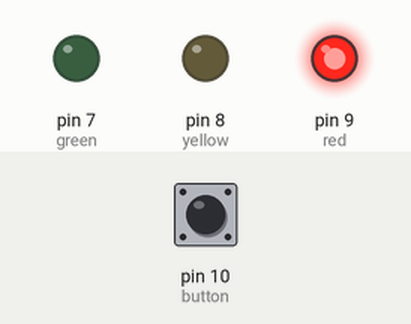
This sketch was run on a simulated Arduino Uno, built with avr-gcc and run on an emulated ATmega328P. Parts: output pins drawn as LEDs (lit = HIGH). Inputs (shaded band) come from the test bench; at power-on: pin 10 (button) HIGH.

Above: at 1.7 s.
At 6.7 s:
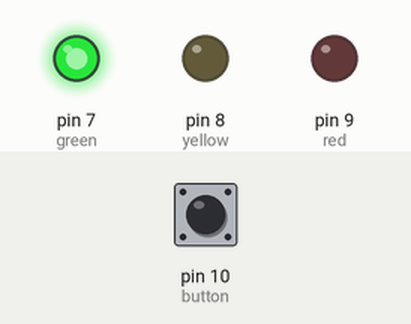
At 11.2 s:
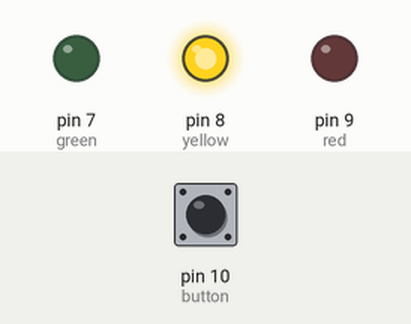
At 12.4 s:
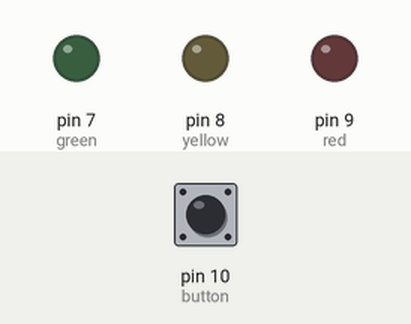
Timing chart, 0 to 16.1 s (numbered marks = the images above):
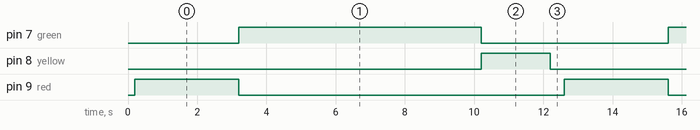

Measured:
- by itself, pin 7 (green): alternates HIGH for 7.0 s and LOW for 5.4 s
- by itself, pin 8 (yellow): alternates HIGH for 2.0 s and LOW for 10.4 s
- by itself, pin 9 (red): alternates HIGH for 3.0 s and LOW for 9.4 s

The sketch:

Traffic_light.ino
```cpp
int red = 9;
int yellow = 8;
int green = 7;
int button = 10;
int buttonState;

void setup() {
 pinMode(red, OUTPUT);
 pinMode(yellow, OUTPUT);
 pinMode(green, OUTPUT);
 pinMode(button, INPUT);
}

void loop() {
  buttonState = digitalRead(button);
  delay(200);
  if (buttonState == LOW)
  {
    regularLights();
  }
  else
  {
   buttonLights();
  }
  delay(200);
}

void regularLights()
{
    digitalWrite(red, HIGH);
    delay(5000);
    digitalWrite(red, LOW);
    digitalWrite(green, HIGH);
    delay(5000);
    digitalWrite(green, LOW);
    digitalWrite(yellow, HIGH);
    delay(2000);
    digitalWrite(yellow, LOW);
}

void buttonLights()
{
   digitalWrite(red, HIGH);
   delay(3000);
   digitalWrite(red, LOW);
   digitalWrite(green, HIGH);
   delay(7000);
   digitalWrite(green, LOW);
   digitalWrite(yellow, HIGH);
   delay(2000);
   digitalWrite(yellow, LOW);
}
```
